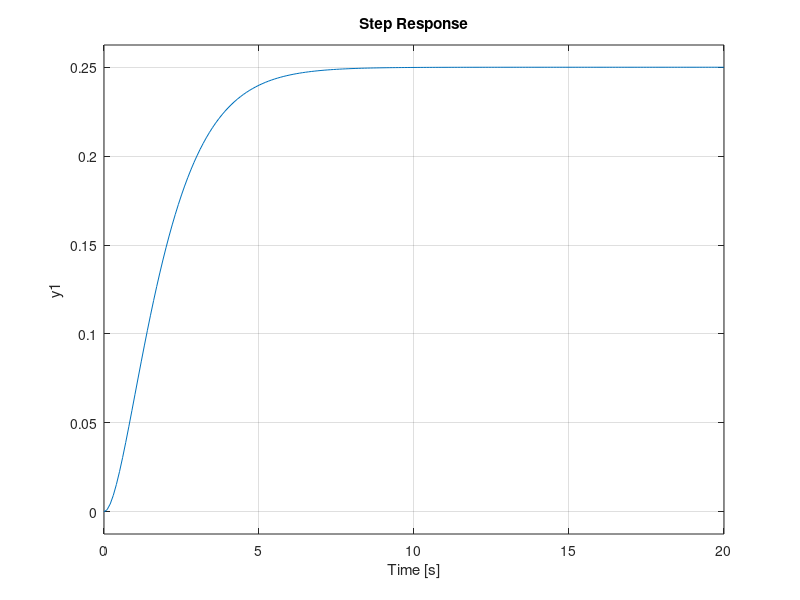

This figure's MATLAB source:
%% Second Order Overdamped System
% T(s) = 1 / s^2 + 2s + 1

M = 4
B = 8
k = 4

E_num = [1]
E_den = [M B k]
E = tf(E_num,E_den)

% step response
step (E,0:0.1:20)